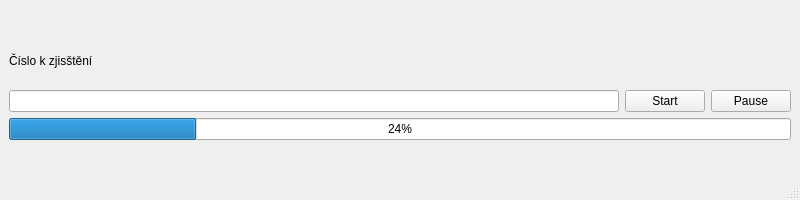
<?xml version="1.0" encoding="UTF-8"?>
<ui version="4.0">
 <class>MainWindow</class>
 <widget class="QMainWindow" name="MainWindow">
  <property name="geometry">
   <rect>
    <x>0</x>
    <y>0</y>
    <width>800</width>
    <height>200</height>
   </rect>
  </property>
  <property name="windowTitle">
   <string>Zpracování úlohy v době nečinnosti aplikace</string>
  </property>
  <widget class="QWidget" name="centralwidget">
   <layout class="QVBoxLayout" name="verticalLayout_2">
    <item>
     <widget class="QLabel" name="StateText">
      <property name="sizePolicy">
       <sizepolicy hsizetype="Preferred" vsizetype="Maximum">
        <horstretch>0</horstretch>
        <verstretch>0</verstretch>
       </sizepolicy>
      </property>
      <property name="font">
       <font>
        <pointsize>15</pointsize>
       </font>
      </property>
      <property name="text">
       <string/>
      </property>
      <property name="alignment">
       <set>Qt::AlignmentFlag::AlignCenter</set>
      </property>
     </widget>
    </item>
    <item>
     <layout class="QVBoxLayout" name="verticalLayout_4">
      <item>
       <widget class="QLabel" name="label">
        <property name="text">
         <string>Číslo k zjisštění</string>
        </property>
       </widget>
      </item>
      <item>
       <layout class="QHBoxLayout" name="horizontalLayout">
        <item>
         <widget class="QLineEdit" name="NumberTextField"/>
        </item>
        <item>
         <widget class="QPushButton" name="startButton">
          <property name="text">
           <string>Start</string>
          </property>
         </widget>
        </item>
        <item>
         <widget class="QPushButton" name="PauseButton">
          <property name="text">
           <string>Pause</string>
          </property>
         </widget>
        </item>
       </layout>
      </item>
     </layout>
    </item>
    <item>
     <widget class="QProgressBar" name="progressBar">
      <property name="value">
       <number>24</number>
      </property>
     </widget>
    </item>
    <item>
     <widget class="QLabel" name="ResultText">
      <property name="sizePolicy">
       <sizepolicy hsizetype="Preferred" vsizetype="Maximum">
        <horstretch>0</horstretch>
        <verstretch>0</verstretch>
       </sizepolicy>
      </property>
      <property name="font">
       <font>
        <pointsize>15</pointsize>
       </font>
      </property>
      <property name="text">
       <string/>
      </property>
      <property name="alignment">
       <set>Qt::AlignmentFlag::AlignCenter</set>
      </property>
     </widget>
    </item>
   </layout>
  </widget>
  <widget class="QMenuBar" name="menubar">
   <property name="geometry">
    <rect>
     <x>0</x>
     <y>0</y>
     <width>800</width>
     <height>21</height>
    </rect>
   </property>
  </widget>
  <widget class="QStatusBar" name="statusbar"/>
 </widget>
 <resources/>
 <connections/>
</ui>
